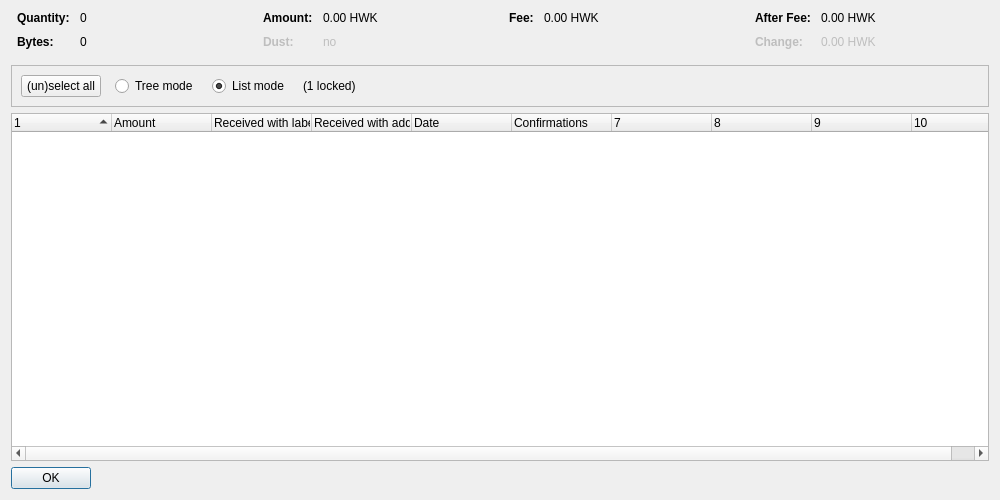
<?xml version="1.0" encoding="UTF-8"?>
<ui version="4.0">
 <class>CoinControlDialog</class>
 <widget class="QDialog" name="CoinControlDialog">
  <property name="geometry">
   <rect>
    <x>0</x>
    <y>0</y>
    <width>1000</width>
    <height>500</height>
   </rect>
  </property>
  <property name="windowTitle">
   <string>Coin Selection</string>
  </property>
  <layout class="QVBoxLayout" name="verticalLayout">
   <item>
    <layout class="QHBoxLayout" name="horizontalLayoutTop" stretch="0,0,0,0">
     <property name="topMargin">
      <number>0</number>
     </property>
     <property name="bottomMargin">
      <number>10</number>
     </property>
     <item>
      <layout class="QFormLayout" name="formLayoutCoinControl1">
       <property name="horizontalSpacing">
        <number>10</number>
       </property>
       <property name="verticalSpacing">
        <number>10</number>
       </property>
       <property name="leftMargin">
        <number>6</number>
       </property>
       <property name="rightMargin">
        <number>6</number>
       </property>
       <item row="0" column="0">
        <widget class="QLabel" name="labelCoinControlQuantityText">
         <property name="font">
          <font>
           <weight>75</weight>
           <bold>true</bold>
          </font>
         </property>
         <property name="text">
          <string>Quantity:</string>
         </property>
        </widget>
       </item>
       <item row="0" column="1">
        <widget class="QLabel" name="labelCoinControlQuantity">
         <property name="cursor">
          <cursorShape>IBeamCursor</cursorShape>
         </property>
         <property name="contextMenuPolicy">
          <enum>Qt::ActionsContextMenu</enum>
         </property>
         <property name="text">
          <string notr="true">0</string>
         </property>
         <property name="textInteractionFlags">
          <set>Qt::LinksAccessibleByMouse|Qt::TextSelectableByKeyboard|Qt::TextSelectableByMouse</set>
         </property>
        </widget>
       </item>
       <item row="1" column="0">
        <widget class="QLabel" name="labelCoinControlBytesText">
         <property name="font">
          <font>
           <weight>75</weight>
           <bold>true</bold>
          </font>
         </property>
         <property name="text">
          <string>Bytes:</string>
         </property>
        </widget>
       </item>
       <item row="1" column="1">
        <widget class="QLabel" name="labelCoinControlBytes">
         <property name="cursor">
          <cursorShape>IBeamCursor</cursorShape>
         </property>
         <property name="contextMenuPolicy">
          <enum>Qt::ActionsContextMenu</enum>
         </property>
         <property name="text">
          <string notr="true">0</string>
         </property>
         <property name="textInteractionFlags">
          <set>Qt::LinksAccessibleByMouse|Qt::TextSelectableByKeyboard|Qt::TextSelectableByMouse</set>
         </property>
        </widget>
       </item>
      </layout>
     </item>
     <item>
      <layout class="QFormLayout" name="formLayoutCoinControl2">
       <property name="horizontalSpacing">
        <number>10</number>
       </property>
       <property name="verticalSpacing">
        <number>10</number>
       </property>
       <property name="leftMargin">
        <number>6</number>
       </property>
       <property name="rightMargin">
        <number>6</number>
       </property>
       <item row="0" column="0">
        <widget class="QLabel" name="labelCoinControlAmountText">
         <property name="font">
          <font>
           <weight>75</weight>
           <bold>true</bold>
          </font>
         </property>
         <property name="text">
          <string>Amount:</string>
         </property>
        </widget>
       </item>
       <item row="0" column="1">
        <widget class="QLabel" name="labelCoinControlAmount">
         <property name="cursor">
          <cursorShape>IBeamCursor</cursorShape>
         </property>
         <property name="contextMenuPolicy">
          <enum>Qt::ActionsContextMenu</enum>
         </property>
         <property name="text">
          <string notr="true">0.00 HWK</string>
         </property>
         <property name="textInteractionFlags">
          <set>Qt::LinksAccessibleByMouse|Qt::TextSelectableByKeyboard|Qt::TextSelectableByMouse</set>
         </property>
        </widget>
       </item>
       <item row="1" column="0">
        <widget class="QLabel" name="labelCoinControlLowOutputText">
         <property name="enabled">
          <bool>false</bool>
         </property>
         <property name="font">
          <font>
           <weight>75</weight>
           <bold>true</bold>
          </font>
         </property>
         <property name="text">
          <string>Dust:</string>
         </property>
        </widget>
       </item>
       <item row="1" column="1">
        <widget class="QLabel" name="labelCoinControlLowOutput">
         <property name="enabled">
          <bool>false</bool>
         </property>
         <property name="cursor">
          <cursorShape>IBeamCursor</cursorShape>
         </property>
         <property name="contextMenuPolicy">
          <enum>Qt::ActionsContextMenu</enum>
         </property>
         <property name="text">
          <string notr="true">no</string>
         </property>
         <property name="textInteractionFlags">
          <set>Qt::LinksAccessibleByMouse|Qt::TextSelectableByKeyboard|Qt::TextSelectableByMouse</set>
         </property>
        </widget>
       </item>
      </layout>
     </item>
     <item>
      <layout class="QFormLayout" name="formLayoutCoinControl3">
       <property name="horizontalSpacing">
        <number>10</number>
       </property>
       <property name="verticalSpacing">
        <number>10</number>
       </property>
       <property name="leftMargin">
        <number>6</number>
       </property>
       <property name="rightMargin">
        <number>6</number>
       </property>
       <item row="0" column="0">
        <widget class="QLabel" name="labelCoinControlFeeText">
         <property name="font">
          <font>
           <weight>75</weight>
           <bold>true</bold>
          </font>
         </property>
         <property name="text">
          <string>Fee:</string>
         </property>
        </widget>
       </item>
       <item row="0" column="1">
        <widget class="QLabel" name="labelCoinControlFee">
         <property name="cursor">
          <cursorShape>IBeamCursor</cursorShape>
         </property>
         <property name="contextMenuPolicy">
          <enum>Qt::ActionsContextMenu</enum>
         </property>
         <property name="text">
          <string notr="true">0.00 HWK</string>
         </property>
         <property name="textInteractionFlags">
          <set>Qt::LinksAccessibleByMouse|Qt::TextSelectableByKeyboard|Qt::TextSelectableByMouse</set>
         </property>
        </widget>
       </item>
      </layout>
     </item>
     <item>
      <layout class="QFormLayout" name="formLayoutCoinControl4">
       <property name="horizontalSpacing">
        <number>10</number>
       </property>
       <property name="verticalSpacing">
        <number>10</number>
       </property>
       <property name="leftMargin">
        <number>6</number>
       </property>
       <property name="rightMargin">
        <number>6</number>
       </property>
       <item row="0" column="0">
        <widget class="QLabel" name="labelCoinControlAfterFeeText">
         <property name="font">
          <font>
           <weight>75</weight>
           <bold>true</bold>
          </font>
         </property>
         <property name="text">
          <string>After Fee:</string>
         </property>
        </widget>
       </item>
       <item row="0" column="1">
        <widget class="QLabel" name="labelCoinControlAfterFee">
         <property name="cursor">
          <cursorShape>IBeamCursor</cursorShape>
         </property>
         <property name="contextMenuPolicy">
          <enum>Qt::ActionsContextMenu</enum>
         </property>
         <property name="text">
          <string notr="true">0.00 HWK</string>
         </property>
         <property name="textInteractionFlags">
          <set>Qt::LinksAccessibleByMouse|Qt::TextSelectableByKeyboard|Qt::TextSelectableByMouse</set>
         </property>
        </widget>
       </item>
       <item row="1" column="0">
        <widget class="QLabel" name="labelCoinControlChangeText">
         <property name="enabled">
          <bool>false</bool>
         </property>
         <property name="font">
          <font>
           <weight>75</weight>
           <bold>true</bold>
          </font>
         </property>
         <property name="text">
          <string>Change:</string>
         </property>
        </widget>
       </item>
       <item row="1" column="1">
        <widget class="QLabel" name="labelCoinControlChange">
         <property name="enabled">
          <bool>false</bool>
         </property>
         <property name="cursor">
          <cursorShape>IBeamCursor</cursorShape>
         </property>
         <property name="contextMenuPolicy">
          <enum>Qt::ActionsContextMenu</enum>
         </property>
         <property name="text">
          <string notr="true">0.00 HWK</string>
         </property>
         <property name="textInteractionFlags">
          <set>Qt::LinksAccessibleByMouse|Qt::TextSelectableByKeyboard|Qt::TextSelectableByMouse</set>
         </property>
        </widget>
       </item>
      </layout>
     </item>
    </layout>
   </item>
   <item>
    <widget class="QFrame" name="frame">
     <property name="minimumSize">
      <size>
       <width>0</width>
       <height>40</height>
      </size>
     </property>
     <property name="frameShape">
      <enum>QFrame::StyledPanel</enum>
     </property>
     <property name="frameShadow">
      <enum>QFrame::Sunken</enum>
     </property>
     <layout class="QHBoxLayout" name="horizontalLayout">
      <item>
       <layout class="QHBoxLayout" name="horizontalLayoutPanel" stretch="0,0,0,0,0">
        <property name="spacing">
         <number>14</number>
        </property>
        <item>
         <widget class="QPushButton" name="pushButtonSelectAll">
          <property name="sizePolicy">
           <sizepolicy hsizetype="Maximum" vsizetype="Fixed">
            <horstretch>0</horstretch>
            <verstretch>0</verstretch>
           </sizepolicy>
          </property>
          <property name="text">
           <string>(un)select all</string>
          </property>
          <property name="autoDefault">
           <bool>false</bool>
          </property>
         </widget>
        </item>
        <item>
         <widget class="QRadioButton" name="radioTreeMode">
          <property name="sizePolicy">
           <sizepolicy hsizetype="Maximum" vsizetype="Fixed">
            <horstretch>0</horstretch>
            <verstretch>0</verstretch>
           </sizepolicy>
          </property>
          <property name="text">
           <string>Tree mode</string>
          </property>
         </widget>
        </item>
        <item>
         <widget class="QRadioButton" name="radioListMode">
          <property name="sizePolicy">
           <sizepolicy hsizetype="Maximum" vsizetype="Fixed">
            <horstretch>0</horstretch>
            <verstretch>0</verstretch>
           </sizepolicy>
          </property>
          <property name="text">
           <string>List mode</string>
          </property>
          <property name="checked">
           <bool>true</bool>
          </property>
         </widget>
        </item>
        <item>
         <widget class="QLabel" name="labelLocked">
          <property name="text">
           <string notr="true">(1 locked)</string>
          </property>
         </widget>
        </item>
        <item>
         <spacer name="horizontalSpacer">
          <property name="orientation">
           <enum>Qt::Horizontal</enum>
          </property>
          <property name="sizeHint" stdset="0">
           <size>
            <width>40</width>
            <height>20</height>
           </size>
          </property>
         </spacer>
        </item>
       </layout>
      </item>
     </layout>
    </widget>
   </item>
   <item>
    <widget class="CoinControlTreeWidget" name="treeWidget">
     <property name="contextMenuPolicy">
      <enum>Qt::CustomContextMenu</enum>
     </property>
     <property name="sortingEnabled">
      <bool>false</bool>
     </property>
     <property name="columnCount">
      <number>10</number>
     </property>
     <attribute name="headerShowSortIndicator" stdset="0">
      <bool>true</bool>
     </attribute>
     <attribute name="headerStretchLastSection">
      <bool>false</bool>
     </attribute>
     <column>
      <property name="text">
       <string/>
      </property>
     </column>
     <column>
      <property name="text">
       <string>Amount</string>
      </property>
     </column>
     <column>
      <property name="text">
       <string>Received with label</string>
      </property>
     </column>
     <column>
      <property name="text">
       <string>Received with address</string>
      </property>
     </column>
     <column>
      <property name="text">
       <string>Date</string>
      </property>
     </column>
     <column>
      <property name="text">
       <string>Confirmations</string>
      </property>
      <property name="toolTip">
       <string>Confirmed</string>
      </property>
     </column>
     <column>
      <property name="text">
       <string/>
      </property>
     </column>
     <column>
      <property name="text">
       <string/>
      </property>
     </column>
     <column>
      <property name="text">
       <string/>
      </property>
     </column>
     <column>
      <property name="text">
       <string/>
      </property>
     </column>
    </widget>
   </item>
   <item>
    <widget class="QDialogButtonBox" name="buttonBox">
     <property name="sizePolicy">
      <sizepolicy hsizetype="Maximum" vsizetype="Fixed">
       <horstretch>0</horstretch>
       <verstretch>0</verstretch>
      </sizepolicy>
     </property>
     <property name="orientation">
      <enum>Qt::Horizontal</enum>
     </property>
     <property name="standardButtons">
      <set>QDialogButtonBox::Ok</set>
     </property>
    </widget>
   </item>
  </layout>
 </widget>
 <customwidgets>
  <customwidget>
   <class>CoinControlTreeWidget</class>
   <extends>QTreeWidget</extends>
   <header>coincontroltreewidget.h</header>
  </customwidget>
 </customwidgets>
 <resources/>
 <connections/>
</ui>
